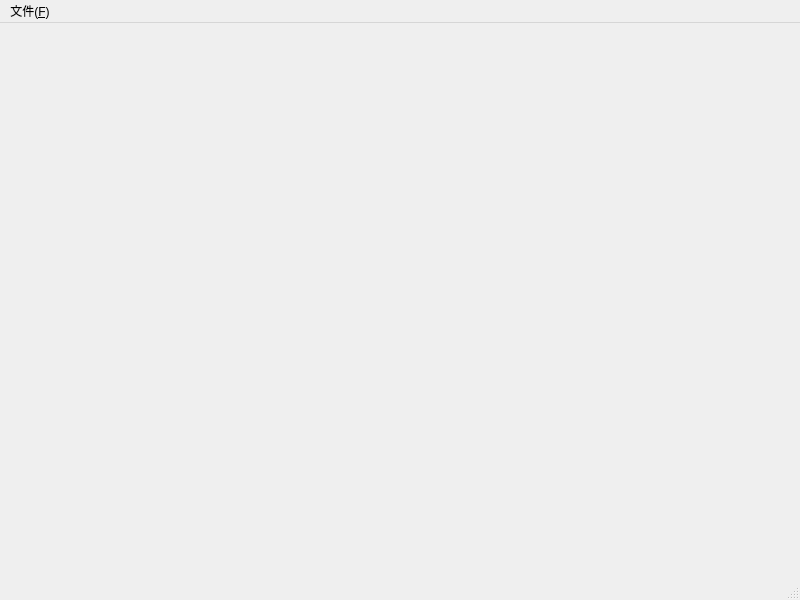
<?xml version="1.0" encoding="UTF-8"?>
<ui version="4.0">
 <class>MenuWnd</class>
 <widget class="QMainWindow" name="MenuWnd">
  <property name="geometry">
   <rect>
    <x>0</x>
    <y>0</y>
    <width>800</width>
    <height>600</height>
   </rect>
  </property>
  <property name="windowTitle">
   <string>MainWindow</string>
  </property>
  <widget class="QWidget" name="centralwidget">
   <layout class="QHBoxLayout" name="horizontalLayout">
    <item>
     <widget class="QStackedWidget" name="stackedWidget">
      <widget class="RunProgramWgt" name="run"/>
      <widget class="EditCodeWgt" name="edit"/>
     </widget>
    </item>
   </layout>
  </widget>
  <widget class="QMenuBar" name="menubar">
   <property name="geometry">
    <rect>
     <x>0</x>
     <y>0</y>
     <width>800</width>
     <height>23</height>
    </rect>
   </property>
   <widget class="QMenu" name="menu_F">
    <property name="title">
     <string>文件(&amp;F)</string>
    </property>
    <addaction name="actionOpen_file_O"/>
    <addaction name="separator"/>
    <addaction name="actionExit_E"/>
   </widget>
   <addaction name="menu_F"/>
  </widget>
  <widget class="QStatusBar" name="statusbar"/>
  <action name="actionOpen_file_O">
   <property name="text">
    <string>open file(&amp;O)</string>
   </property>
  </action>
  <action name="actionExit_E">
   <property name="text">
    <string>Exit(&amp;E)</string>
   </property>
  </action>
 </widget>
 <customwidgets>
  <customwidget>
   <class>RunProgramWgt</class>
   <extends>QWidget</extends>
   <header location="global">runprogramwgt.h</header>
   <container>1</container>
  </customwidget>
  <customwidget>
   <class>EditCodeWgt</class>
   <extends>QWidget</extends>
   <header location="global">editcodewgt.h</header>
   <container>1</container>
  </customwidget>
 </customwidgets>
 <resources/>
 <connections/>
</ui>
